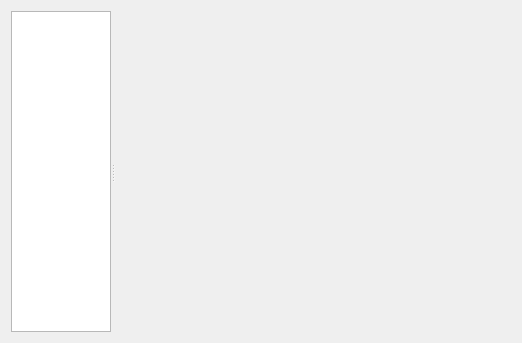
<?xml version="1.0" encoding="UTF-8"?>
<ui version="4.0">
 <class>RepoOptionsDialog</class>
 <widget class="QDialog" name="RepoOptionsDialog">
  <property name="geometry">
   <rect>
    <x>0</x>
    <y>0</y>
    <width>522</width>
    <height>343</height>
   </rect>
  </property>
  <property name="windowTitle">
   <string>Dialog</string>
  </property>
  <layout class="QVBoxLayout" name="verticalLayout">
   <item>
    <widget class="QSplitter" name="splitter">
     <property name="orientation">
      <enum>Qt::Orientation::Horizontal</enum>
     </property>
     <widget class="SidebarWidget" name="sidebar">
      <property name="maximumSize">
       <size>
        <width>100</width>
        <height>16777215</height>
       </size>
      </property>
     </widget>
     <widget class="QStackedWidget" name="stackedWidget">
      <widget class="QWidget" name="pageCredentials">
       <layout class="QVBoxLayout" name="verticalLayout_4">
        <item>
         <widget class="CredentialsWidget" name="credentialsWidget" native="true">
          <property name="minimumSize">
           <size>
            <width>0</width>
            <height>200</height>
           </size>
          </property>
         </widget>
        </item>
        <item>
         <spacer name="verticalSpacer">
          <property name="orientation">
           <enum>Qt::Orientation::Vertical</enum>
          </property>
          <property name="sizeHint" stdset="0">
           <size>
            <width>20</width>
            <height>40</height>
           </size>
          </property>
         </spacer>
        </item>
       </layout>
      </widget>
      <widget class="QWidget" name="page_2"/>
     </widget>
    </widget>
   </item>
  </layout>
 </widget>
 <customwidgets>
  <customwidget>
   <class>CredentialsWidget</class>
   <extends>QWidget</extends>
   <header>widgets/credentialswidget.h</header>
   <container>1</container>
  </customwidget>
  <customwidget>
   <class>SidebarWidget</class>
   <extends>QListView</extends>
   <header>Kanoop/gui/widgets/sidebarwidget.h</header>
  </customwidget>
 </customwidgets>
 <resources/>
 <connections/>
</ui>
